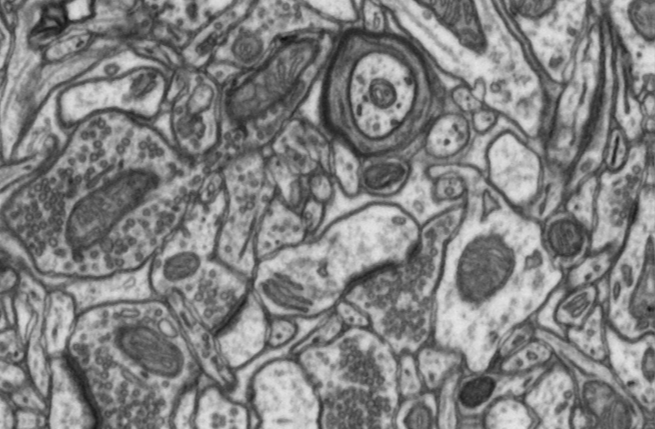
%> input picture Project 2/Youssef/CV object detection example/test/img1.png, 655 x 429 px
$ octave --eval "result = computeTask1AFeatures(imread('test/img1.png'));"   (GNU Octave 9; MATLAB toolbox functions it lacks are replaced by stand-ins)
%> lines starting %> are read from the running program, lines starting %| are printed output that depends on the picture
### Project 2/Youssef/CV object detection example/imageGradient.m
function [ result ] = imageGradient( image )
% computes the gradient of an image

derivativeHor = imfilter(image, fspecial('prewitt'));
derivativeVer = imfilter(image, (fspecial('prewitt'))');

result = (derivativeHor.^2 + derivativeVer.^2).^(0.5);

end

### Project 2/Youssef/CV object detection example/computeTask1AFeatures.m
% You have to fill in the code in this function for Task 1A
function features = computeTask1AFeatures( image )

% features should be a matrix for which the value
%   features(I,J) is the value of the feature J at pixel I

% % This is an example that just places the pixels values in the feature
% % matrix
% % You HAVE TO RE-IMPLEMENT ACCORDING TO THE INSTRUCTIONS
% warning('YOU HAVE TO COMMENT THIS CODE OUT AND PLACE YOURS');
% numPixs = numel(image);
% features = zeros( numPixs, 1 ); % just one feature for the example
% features(:,1) = image(:);   % just the pixel values as the feature

sigmas = [1 2 4];
features = zeros(size(image, 1), size(image, 2), 3*length(sigmas));

for i=1:length(sigmas)

    features(:, :, i) = imfilter(image, fspecial('gaussian', sigmas(i)));

    features(:, :, i+length(sigmas)) = imageGradient(imfilter...
                    (image, fspecial('gaussian', sigmas(i))));

    features(:, :, i+2*length(sigmas)) = imfilter(image, fspecial('log', sigmas(i)));

end
%> this loop made 3 passes
%> pass 1, in imageGradient, `derivativeHor = imfilter(image, fspecial('prewitt'));`:
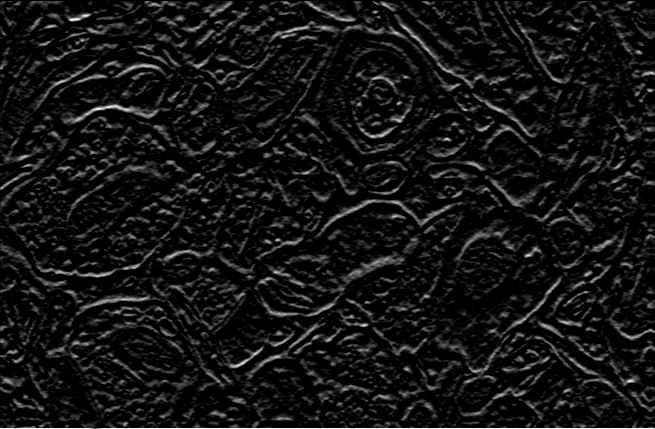
%> derivativeHor: size 429x655 uint8; min 0, max 255, mean 19.6
%> pass 1, in imageGradient, `derivativeVer = imfilter(image, (fspecial('prewitt'))');`:
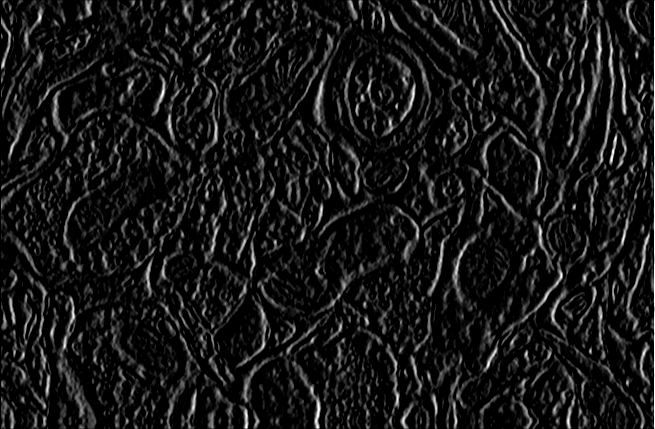
%> derivativeVer: size 429x655 uint8; min 0, max 255, mean 23.1
%> pass 1, in imageGradient, `result = (derivativeHor.^2 + derivativeVer.^2).^(0.5);`:
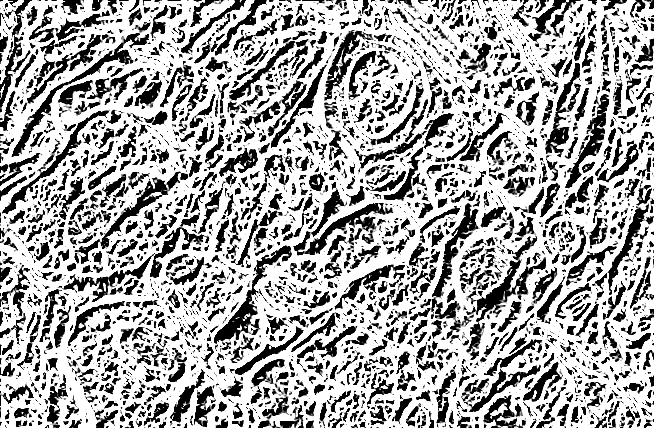
%> result: size 429x655 uint8; min 0, max 16, mean 10.54; drawn with min black and max white
%> pass 2, in imageGradient (call 2), `derivativeHor = imfilter(image, fspecial('prewitt'));`:
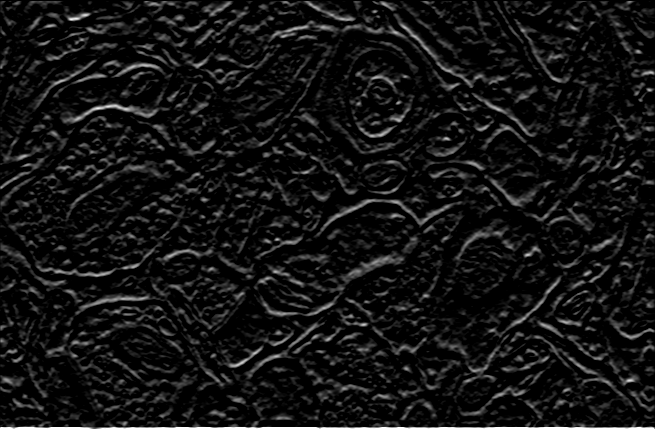
%> derivativeHor: size 429x655 uint8; min 0, max 255, mean 18.9

features = reshape(features, [], size(features, 3));

end
